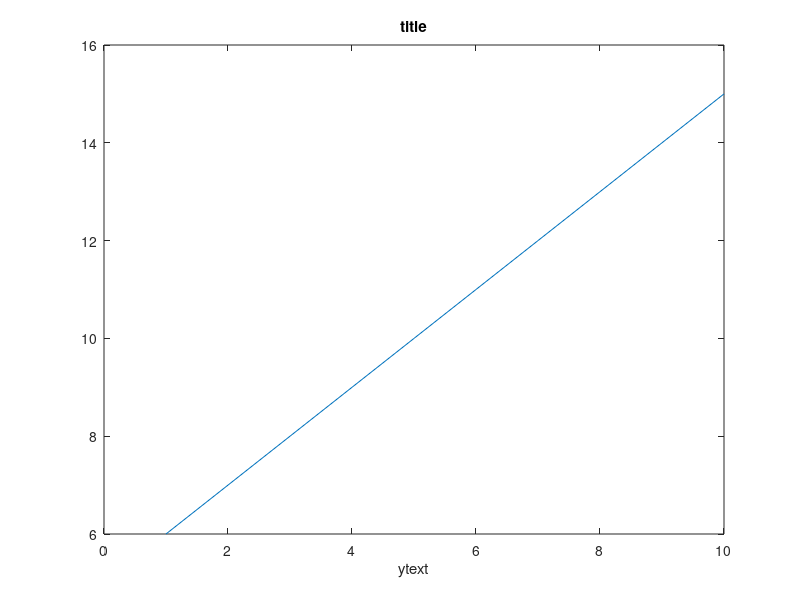

Reproduce this figure in MATLAB.
% Plot the function y = x + 5 at the integers from 1 to 10 with labels and a title.

x = 1:10;
y = x + 5;

plot(x, y);
xlabel('xtext');
xlabel('ytext');
title('title');
